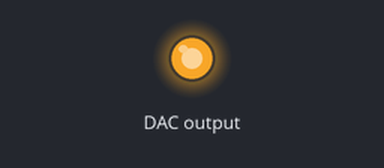
A sketch run on a simulated Arduino Uno, built with avr-gcc and run on an emulated ATmega328P. Parts: output pins drawn as LEDs (lit = HIGH). Wiring (inferred from the names in the program): MCP4725 DAC at I2C address 0x60. What the sketch prints to the serial monitor is not drawn.

Above: at 0.1 s.
Timing chart, 0 to 1.6 s (numbered marks = the images above):
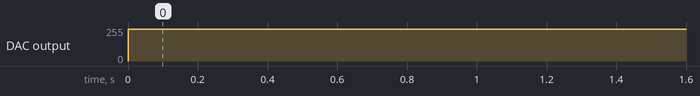

The sketch:

dacMCP4725interface.ino
```cpp
#include <Wire.h>
#define MCP4725_ADDR 0x60

void decimalToBinaryArray(int num, bool binArray[12]) {
  for (int i = 0; i < 12; i++) {
    binArray[11 - i] = (num >> i) & 1;
  }
}

void binaryRightShift(bool binArray[12], int shift, bool resultArray[12]) {
  for (int i = 0; i < 12 - shift; i++) {
    resultArray[i] = binArray[i + shift];
  }
  for (int i = 12 - shift; i < 12; i++) {
    resultArray[i] = 0;
  }
}

int extractLowByte(bool binArray[12]) {
  int lowByte = 0;
  for (int i = 4; i < 12; i++) {
    lowByte |= binArray[i] << (i - 4);
  }
  return lowByte;
}

void setup() {
  Wire.begin();
  Serial.begin(9600);
}

void loop() {
  float voltage = 5;
  setDACVoltage(voltage);
  delay(1000);
}

void setDACVoltage(float voltage) {
  int value = (int)((voltage / 5.0) * 4095);

  bool binaryValue[12];
  decimalToBinaryArray(value, binaryValue);

  bool highByteArray[12];
  binaryRightShift(binaryValue, 8, highByteArray);

  byte highByte = 0;
  for (int i = 0; i < 8; i++) {
    highByte |= highByteArray[i] << (7 - i);
  }

  byte lowByte = extractLowByte(binaryValue);

  Wire.beginTransmission(MCP4725_ADDR);
  Wire.write(0x40);
  Wire.write(highByte);
  Wire.write(lowByte);
  Wire.endTransmission();
  Serial.print("Setting voltage to ");
  Serial.print(voltage);
  Serial.print("V (value: ");
  Serial.print(value);
  Serial.print(") HighByte: ");
  Serial.print(highByte, BIN);
  Serial.print(" LowByte: ");
  Serial.println(lowByte, BIN);
}
```

Measured:
- by itself, DAC output: 0/255 → 240/255 at 0.00 s
